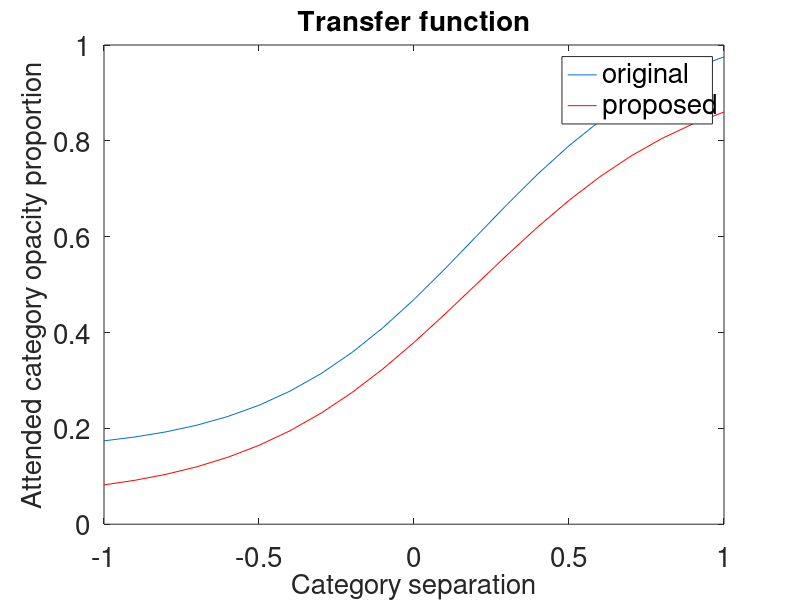

This chart was generated by the following MATLAB code:

gain = 3;
x_shift = .2;
y_shift = 0.15;
steepness = .9;
cs = -1:.1:1;
y = steepness./(1+exp(-gain*(cs-x_shift)))+y_shift;

gain = 2.75;
x_shift = .2;
y_shift = 0.05;
steepness = .9;
cs = -1:.1:1;
y2 = steepness./(1+exp(-gain*(cs-x_shift)))+y_shift;

figure;
plot(cs,y)
hold on;
plot(cs,y2, 'r');
legend('original', 'proposed')
xlabel('Category separation');
ylabel('Attended category opacity proportion');
title('Transfer function')
ylim([0 1])
set(findall(gcf,'-property','FontSize'),'FontSize',20)